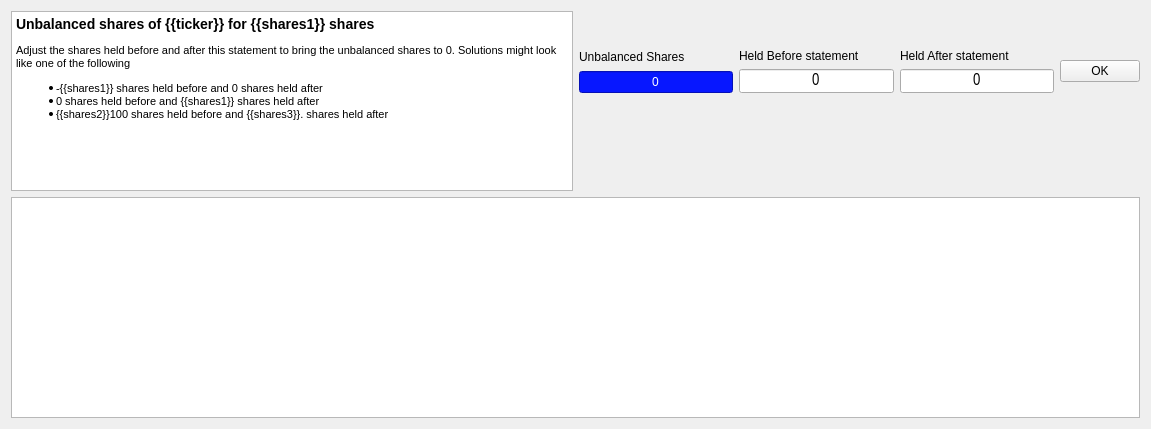
<?xml version="1.0" encoding="UTF-8"?>
<ui version="4.0">
 <class>Dialog</class>
 <widget class="QDialog" name="Dialog">
  <property name="geometry">
   <rect>
    <x>0</x>
    <y>0</y>
    <width>1151</width>
    <height>429</height>
   </rect>
  </property>
  <property name="windowTitle">
   <string>Unbalanced shares.</string>
  </property>
  <property name="windowIcon">
   <iconset>
    <normaloff>../images/ZSLogo.png</normaloff>../images/ZSLogo.png</iconset>
  </property>
  <layout class="QGridLayout" name="gridLayout">
   <item row="0" column="0">
    <layout class="QVBoxLayout" name="verticalLayout_5">
     <item>
      <layout class="QHBoxLayout" name="horizontalLayout_3">
       <item>
        <widget class="QTextBrowser" name="explain">
         <property name="sizePolicy">
          <sizepolicy hsizetype="Expanding" vsizetype="MinimumExpanding">
           <horstretch>0</horstretch>
           <verstretch>0</verstretch>
          </sizepolicy>
         </property>
         <property name="minimumSize">
          <size>
           <width>450</width>
           <height>180</height>
          </size>
         </property>
         <property name="maximumSize">
          <size>
           <width>16777215</width>
           <height>180</height>
          </size>
         </property>
         <property name="toolTip">
          <string>&lt;html&gt;&lt;head/&gt;&lt;body&gt;&lt;p&gt;You can probably avoid this dialog. It comes up when you hold shares overnight and the information is not in the input file. If the input file is a DAS trades window export, export also the positions window from DAS to positions.csv in your output folder.&lt;/p&gt;&lt;/body&gt;&lt;/html&gt;</string>
         </property>
         <property name="styleSheet">
          <string notr="true">p,
        li {
            white-space: pre-wrap;
        }

        h3 {
            margin-top: 6px;
            margin-bottom: 12px;
            margin-left: 0px;
            margin-right: 0px;
            text-indent: 0px;
        }

        body {
            font-family: Arial, Helvetica, sans-serif;

            font-size: 7.8pt;
            font-weight: 400;
            font-style: normal;
        }

        .large {
            font-size: large;
            font-weight: 600;
        }

        .blue {

            font-size: large;
            font-weight: 600;
            color: #0000ff;
        }

        .red {
            font-weight: 600;
            color: #aa0000;
        }

        .green {
            font-weight: 600;
            color: #00ff00;
        }

        .explain {
            margin-top: 12px;
            margin-bottom: 12px;
            margin-left: 0px;
            margin-right: 0px;
            text-indent: 10px;

        }

        ul {

            margin-top: 0px;
            margin-bottom: 0px;
            margin-left: 0px;
            margin-right: 0px;

        }

        li {
            font-size: 8pt;
            margin-top: 12px;
            margin-bottom: 0px;
            margin-left: 0px;
            margin-right: 0px;
            text-indent: 0px;
        }

        .li2 {
            margin-top: 0px;
        }

        .li3 {
            margin-top: 0px;
            margin-bottom: 12px;
        }</string>
         </property>
         <property name="html">
          <string>&lt;!DOCTYPE HTML PUBLIC &quot;-//W3C//DTD HTML 4.0//EN&quot; &quot;http://www.w3.org/TR/REC-html40/strict.dtd&quot;&gt;
&lt;html&gt;&lt;head&gt;&lt;meta name=&quot;qrichtext&quot; content=&quot;1&quot; /&gt;&lt;style type=&quot;text/css&quot;&gt;
p, li { white-space: pre-wrap; }
&lt;/style&gt;&lt;/head&gt;&lt;body style=&quot; font-family:'MS Shell Dlg 2'; font-size:7.8pt; font-weight:400; font-style:normal;&quot;&gt;
&lt;h3 style=&quot; margin-top:14px; margin-bottom:12px; margin-left:0px; margin-right:0px; -qt-block-indent:0; text-indent:0px;&quot;&gt;&lt;span style=&quot; font-size:8pt; font-weight:600;&quot;&gt;Unbalanced shares of {{ticker}} for {{shares1}} shares &lt;/span&gt;&lt;/h3&gt;
&lt;p style=&quot; margin-top:12px; margin-bottom:12px; margin-left:0px; margin-right:0px; -qt-block-indent:0; text-indent:0px;&quot;&gt;&lt;span style=&quot; font-size:8pt;&quot;&gt;Adjust the shares held before and after this statement to bring the unbalanced shares to 0. Solutions might look like one of the following &lt;/span&gt;&lt;/p&gt;
&lt;ul style=&quot;margin-top: 0px; margin-bottom: 0px; margin-left: 0px; margin-right: 0px; -qt-list-indent: 1;&quot;&gt;&lt;li style=&quot; font-size:8pt;&quot; style=&quot; margin-top:12px; margin-bottom:0px; margin-left:0px; margin-right:0px; -qt-block-indent:0; text-indent:0px;&quot;&gt;-{{shares1}} shares held before and 0 shares held after &lt;/li&gt;
&lt;li style=&quot; font-size:8pt;&quot; style=&quot; margin-top:0px; margin-bottom:0px; margin-left:0px; margin-right:0px; -qt-block-indent:0; text-indent:0px;&quot;&gt;0 shares held before and {{shares1}} shares held after &lt;/li&gt;
&lt;li style=&quot; font-size:8pt;&quot; style=&quot; margin-top:0px; margin-bottom:12px; margin-left:0px; margin-right:0px; -qt-block-indent:0; text-indent:0px;&quot;&gt;{{shares2}}100 shares held before and {{shares3}}. shares held after &lt;/li&gt;&lt;/ul&gt;&lt;/body&gt;&lt;/html&gt;</string>
         </property>
         <property name="acceptRichText">
          <bool>false</bool>
         </property>
        </widget>
       </item>
       <item>
        <layout class="QVBoxLayout" name="verticalLayout_4">
         <item>
          <layout class="QHBoxLayout" name="horizontalLayout_2">
           <item>
            <layout class="QHBoxLayout" name="horizontalLayout">
             <item>
              <layout class="QVBoxLayout" name="verticalLayout_3">
               <item>
                <widget class="QLabel" name="label">
                 <property name="text">
                  <string>Unbalanced Shares</string>
                 </property>
                </widget>
               </item>
               <item>
                <widget class="QLineEdit" name="unbalShares">
                 <property name="focusPolicy">
                  <enum>Qt::NoFocus</enum>
                 </property>
                 <property name="styleSheet">
                  <string notr="true">background-color: rgb(7, 23, 255);
color: rgb(255, 255, 255);
font: 14pt &quot;Arial Narrow&quot;;</string>
                 </property>
                 <property name="text">
                  <string>0</string>
                 </property>
                 <property name="alignment">
                  <set>Qt::AlignCenter</set>
                 </property>
                </widget>
               </item>
              </layout>
             </item>
             <item>
              <layout class="QVBoxLayout" name="verticalLayout">
               <item>
                <widget class="QLabel" name="label_2">
                 <property name="text">
                  <string>Held Before statement</string>
                 </property>
                </widget>
               </item>
               <item>
                <widget class="QLineEdit" name="unbalBefore">
                 <property name="font">
                  <font>
                   <family>Arial Narrow</family>
                   <pointsize>12</pointsize>
                  </font>
                 </property>
                 <property name="focusPolicy">
                  <enum>Qt::StrongFocus</enum>
                 </property>
                 <property name="toolTip">
                  <string>&lt;html&gt;&lt;head/&gt;&lt;body&gt;&lt;p&gt;&lt;span style=&quot; font-size:16pt;&quot;&gt;Enter shares held before statement. &lt;/span&gt;&lt;span style=&quot; font-size:16pt; color:#05b80b;&quot;&gt;Then press enter.&lt;/span&gt;&lt;/p&gt;&lt;/body&gt;&lt;/html&gt;</string>
                 </property>
                 <property name="text">
                  <string>0</string>
                 </property>
                 <property name="alignment">
                  <set>Qt::AlignCenter</set>
                 </property>
                </widget>
               </item>
              </layout>
             </item>
             <item>
              <layout class="QVBoxLayout" name="verticalLayout_2">
               <item>
                <widget class="QLabel" name="label_3">
                 <property name="text">
                  <string>Held After statement</string>
                 </property>
                </widget>
               </item>
               <item>
                <widget class="QLineEdit" name="unbalAfter">
                 <property name="font">
                  <font>
                   <family>Arial Narrow</family>
                   <pointsize>12</pointsize>
                  </font>
                 </property>
                 <property name="focusPolicy">
                  <enum>Qt::StrongFocus</enum>
                 </property>
                 <property name="toolTip">
                  <string>&lt;html&gt;&lt;head/&gt;&lt;body&gt;&lt;p&gt;&lt;span style=&quot; font-size:16pt;&quot;&gt;Enter shares held after statement. &lt;/span&gt;&lt;span style=&quot; font-size:16pt; color:#05b80b;&quot;&gt;Then press enter&lt;/span&gt;&lt;span style=&quot; font-size:16pt;&quot;&gt;.&lt;/span&gt;&lt;/p&gt;&lt;/body&gt;&lt;/html&gt;</string>
                 </property>
                 <property name="text">
                  <string>0</string>
                 </property>
                 <property name="alignment">
                  <set>Qt::AlignCenter</set>
                 </property>
                </widget>
               </item>
              </layout>
             </item>
            </layout>
           </item>
           <item>
            <widget class="QPushButton" name="okBtn">
             <property name="focusPolicy">
              <enum>Qt::NoFocus</enum>
             </property>
             <property name="text">
              <string>OK</string>
             </property>
            </widget>
           </item>
          </layout>
         </item>
         <item>
          <spacer name="horizontalSpacer_2">
           <property name="orientation">
            <enum>Qt::Horizontal</enum>
           </property>
           <property name="sizeHint" stdset="0">
            <size>
             <width>40</width>
             <height>20</height>
            </size>
           </property>
          </spacer>
         </item>
         <item>
          <spacer name="horizontalSpacer_3">
           <property name="orientation">
            <enum>Qt::Horizontal</enum>
           </property>
           <property name="sizeHint" stdset="0">
            <size>
             <width>40</width>
             <height>20</height>
            </size>
           </property>
          </spacer>
         </item>
         <item>
          <spacer name="horizontalSpacer">
           <property name="orientation">
            <enum>Qt::Horizontal</enum>
           </property>
           <property name="sizeHint" stdset="0">
            <size>
             <width>40</width>
             <height>20</height>
            </size>
           </property>
          </spacer>
         </item>
        </layout>
       </item>
      </layout>
     </item>
     <item>
      <widget class="QTableView" name="tradeTable">
       <property name="sizePolicy">
        <sizepolicy hsizetype="Expanding" vsizetype="MinimumExpanding">
         <horstretch>0</horstretch>
         <verstretch>0</verstretch>
        </sizepolicy>
       </property>
       <property name="focusPolicy">
        <enum>Qt::NoFocus</enum>
       </property>
      </widget>
     </item>
    </layout>
   </item>
  </layout>
 </widget>
 <resources/>
 <connections/>
</ui>
